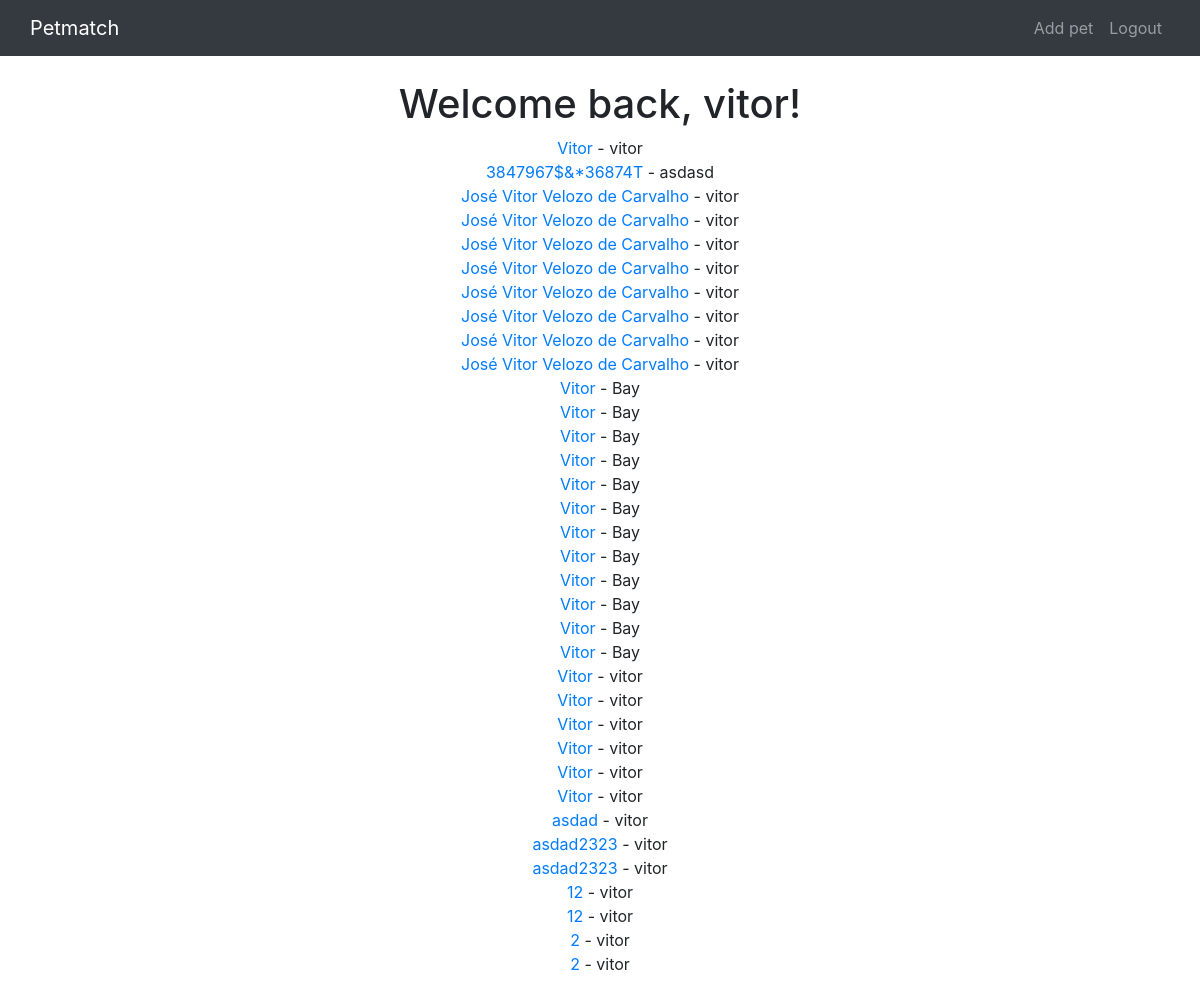
The app's page / (signed in), older data.
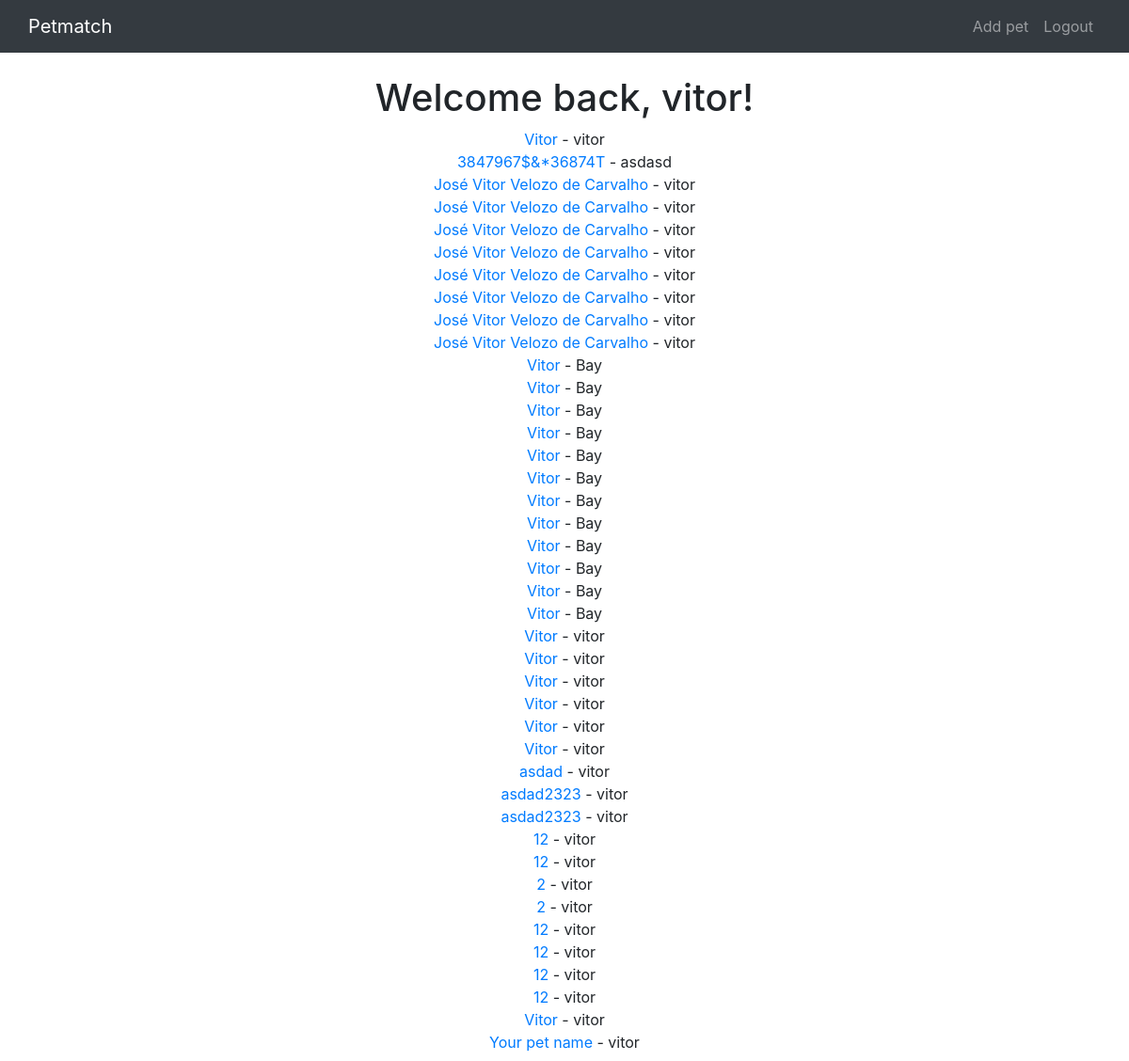
The same page, newer data.
### petmatchapp/models.py (models this page shows, shortened)
class PetProfile(models.Model):
    name = models.CharField(max_length=30)
    author = models.ForeignKey(User, on_delete=models.CASCADE)
    age = models.IntegerField()
    race = models.CharField(max_length=30)
    bio = models.TextField()

### petmatchapp/views.py (the view)
# urls.py: path("", views.HomePageView.as_view(), name="home"),
class HomePageView(ListView):
    model = PetProfile
    template_name = "home.html"

### templates/home.html (shortened to what this page needs)
{% extends 'base.html' %}
{% block content %}
{% if user.is_authenticated %}
<div class="col-8 m-auto pt-2 pb-2 text-center">
    {% load account %}
    <h1>Welcome back, {% user_display user %}!</h1>
    {% for PetProfile in object_list %}
        <a href="/pet/{{PetProfile.pk}}">{{PetProfile.name}}</a> - {{PetProfile.author}}
        <br>
    {% endfor %}
</div>
{% endif %}
{% endblock %}

### templates/base.html (shortened to what this page needs)
<!DOCTYPE html>
<html lang="en-us">
<head>
    <link rel="stylesheet" href="https://stackpath.bootstrapcdn.com/bootstrap/4.5.2/css/bootstrap.min.css">
</head>
<body>
    <header>
        <nav class="navbar navbar-expand navbar-dark bg-dark mb-3">
            <div class="container">
                <a class="navbar-brand" href="{% url 'petmatchapp:home' %}">Petmatch</a>
                <ul class="navbar-nav">
                    {% if user.is_authenticated %}
                    <li class="nav-item">
                        <a class="nav-link" href={% url 'petmatchapp:add_pet' %}>Add pet</a>
                    </li>
                    <li class="nav-item">
                        <a class="nav-link" href="{% url 'account_logout' %}">Logout</a>
                    </li>
                    {% endif %}
                </ul>
            </div>
        </nav>
    </header>
    <main class="container">
        {% block content %}
        {% endblock %}
    </main>
</body>
</html>

Row changes from the older to the newer data that the page shows:
added PetProfile: name "12", author "vitor"
added PetProfile: name "12", author "vitor"
added PetProfile: name "12", author "vitor"
added PetProfile: name "12", author "vitor"
added PetProfile: name "Vitor", author "vitor"
added PetProfile: name "Your pet name", author "vitor"
